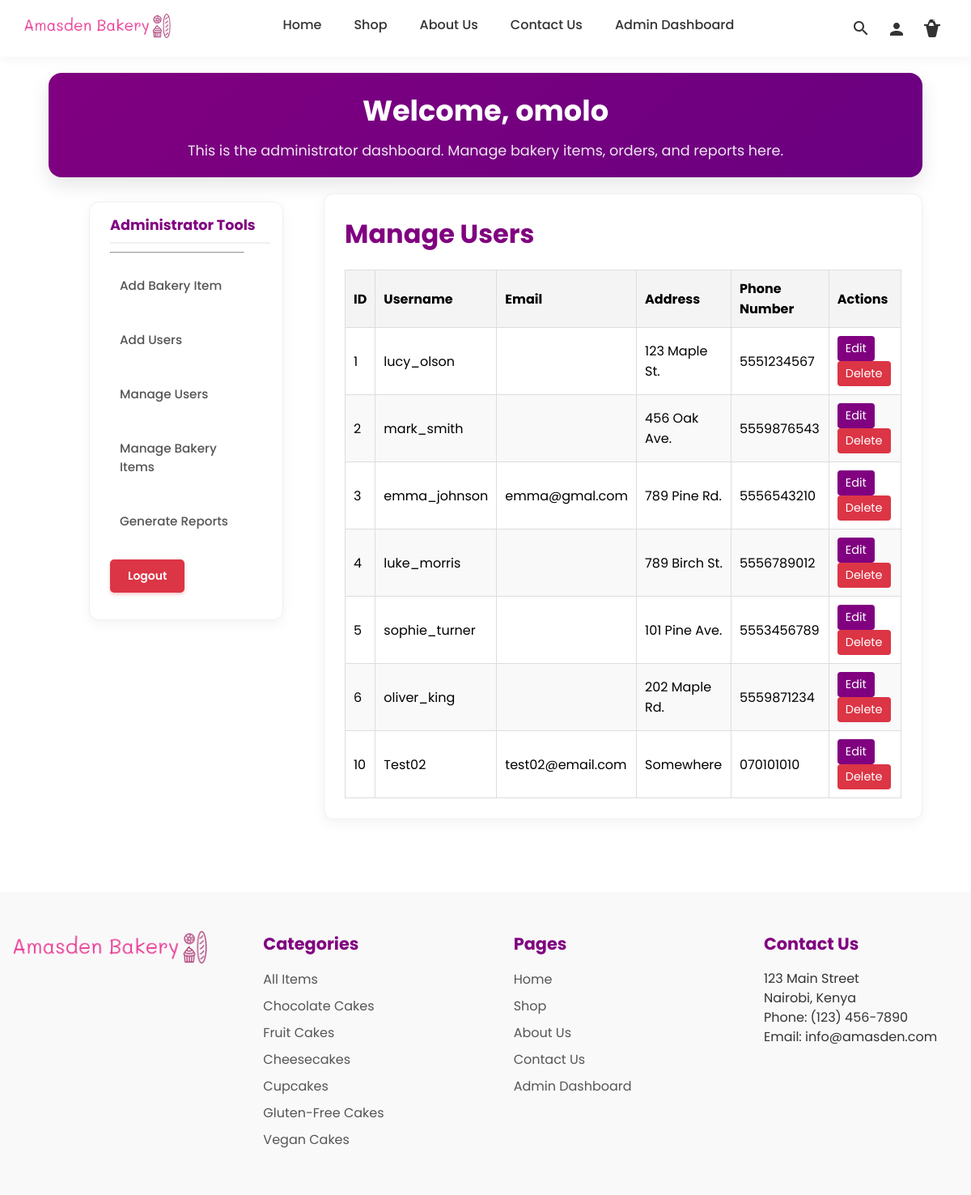
The app's page /admin_dashboard/manage-users (signed in) with its own data.
### bakery/models.py (models this page shows, shortened)
class UserProfile(models.Model):
    user = models.OneToOneField(User, on_delete=models.CASCADE)
    address = models.CharField(max_length=255)
    phone_number = models.CharField(max_length=15, blank=True, null=True)

class Category(models.Model):
    name = models.CharField(max_length=100, default='none')
    slug = models.SlugField(unique=True, blank=True)

### admin_dashboard/views.py (the view)
# urls.py: path('manage-users', views.manage_users, name='manage_users'),
@user_passes_test(admin_check)
def manage_users(request):
    users = User.objects.filter(is_staff=False)
    return render(request, 'admin_dashboard/manage_users.html', {'users': users})

### admin_dashboard/views.py (called while the page is built)
def admin_check(user):
    return user.is_superuser

### bakery/context_processors.py (called while the page is built)
def global_footer_context(request):
    footer_categories = Category.objects.all()
    category_slug = request.GET.get('category')
    return {
        'footer_categories': footer_categories,
    }

### bakery/templates/admin_dashboard/manage_users.html
{% extends 'admin_dashboard/template.html' %}
{% block dashboard_content %}
<h2>Manage Users</h2>
<table class="generic-table">
    <thead>
        <tr>
            <th>ID</th>
            <th>Username</th>
            <th>Email</th>
            <th>Address</th>
            <th>Phone Number</th>
            <th>Actions</th>
        </tr>
    </thead>
    <tbody>
        {% for user in users %}
        <tr>
            <td>{{ user.id }}</td>
            <td>{{ user.username }}</td>
            <td>{{ user.email }}</td>
            <td>{{ user.userprofile.address }}</td>
            <td>{{ user.userprofile.phone_number }}</td>
            <td>
                <a href="{% url 'admin_dashboard:edit_user' user.id %}" class="btn-edit">Edit</a>
                <a href="{% url 'admin_dashboard:delete_user' user.id %}" class="btn-delete">Delete</a>
            </td>
        </tr>
        {% empty %}
        <tr>
            <td colspan="6">No users found.</td>
        </tr>
        {% endfor %}
    </tbody>
</table>
{% endblock %}

### bakery/templates/admin_dashboard/template.html (shortened to what this page needs)
{% load static %}
{% include "bakery/header.html" %}
<div class="user_dashboard_details">
    <h1>Welcome, {{ user.username }}</h1>
    <p>This is the administrator dashboard. Manage bakery items, orders, and reports here.</p>
</div>
<div class="dashboard_div">
<aside class="user_aside">
    <nav>
        <h2>Administrator Tools</h2>
        <hr class="horizontal">
        <ul>
            <li class="nav-item"><a href="{% url 'admin_dashboard:add_bakery_item' %}" class="nav-link">Add Bakery Item</a></li>
            <li class="nav-item"><a href="{% url 'admin_dashboard:add_users' %}" class="nav-link">Add Users</a></li>
            <li class="nav-item"><a href="{% url 'admin_dashboard:manage_users' %}" class="nav-link">Manage Users</a></li>
            <li class="nav-item"><a href="{% url 'admin_dashboard:manage_bakery_items' %}" class="nav-link">Manage Bakery Items</a></li>
            <li class="nav-item"><a href="{% url 'admin_dashboard:report_dashboard' %}" class="nav-link">Generate Reports</a></li>
            <li class="nav-item">
                <form method="POST" action="{% url 'logout' %}">
                    <button type="submit" class="logout-btn">Logout</button>
                </form>
            </li>
        </ul>
    </nav>
</aside>
<div class="dashboard_section">
    {% block dashboard_content %}
    {% endblock %}
</div>
</div>
{% include "bakery/footer.html" %}

### bakery/templates/bakery/footer.html
{% load static %}
<footer>
  <div class="footer-column">
    <img src="{% static 'images/logo.png' %}" alt="Bakery Logo">
  </div>
  <div class="footer-column">
    <h3>Categories</h3>
    <ul>
      <li>
        <a href="{% url 'products' %}">All Items</a>
      </li>
      {% for category in footer_categories %}
      <li>
        <a href="?category={{ category.slug }}">{{ category.name }}</a>
      </li>
      {% endfor %}
    </ul>
  </div>
  <div class="footer-column">
    <h3>Pages</h3>
    <ul>
      <li>
        <a href="{% url 'home' %}">Home</a>
      </li>
      <li>
        <a href="{% url 'products' %}">Shop</a>
      </li>
      <li>
        <a href="{% url 'about' %}">About Us</a>
      </li>
      <li>
        <a href="{% url 'contact' %}">Contact Us</a>
      </li>
      {% if user.is_authenticated %}
            <li >
              {% if user.is_superuser %}
                <a href="{% url 'admin_dashboard:add_bakery_item' %}">Admin Dashboard</a>
              {% elif user.is_staff %}
                <a href="{% url 'staff_dashboard:manage_orders' %}">Staff Dashboard</a>
              {% else %}
                <a href="{% url 'user_dashboard:account_details' %}">Account</a>
              {% endif %}
            </li>
          {% else %}
            <li>
              <a href="{% url 'login' %}">Account</a>
            </li>
          {% endif %}
    </ul>
  </div>
  <div class="footer-column">
    <h3>Contact Us</h3>
    <p>123 Main Street<br>
    Nairobi, Kenya<br>
    Phone: (123) 456-7890<br>
    Email: info@amasden.com</p>
</footer>
  </body>
</html>

### bakery/static/css/master.css (style rules this page uses)
* { margin: 0; padding: 0; box-sizing: border-box; font-family: 'Poppins', sans-serif; font-size: 1rem; }
body { margin-top: 0; display: flex; flex-direction: column; align-items: center; justify-content: center; width: 100%; }
h1 { font-size: 2.2rem; color: purple; }
h2 { font-size: 2rem; color: purple; }
h3 { font-size: 1.3rem; color: purple; }
p { line-height: 1.5; }
.nav-link { padding: 10px; font-weight: 500; color: #333; text-decoration: none; transition: color 0.2s ease-in-out, background-color 0.2s ease-in-out; }
.nav-item { padding: 10px; }
footer { display: flex; flex-wrap: wrap; justify-content: space-between; background-color: #f9f9f9; padding: 2rem 0; font-family: Arial, sans-serif; color: #333; margin-top: 50px; z-index: 999; }
.footer-column { width: 20%; margin: 0 1rem; padding: 1rem 0; }
.footer-column h3 { margin-bottom: 1rem; }
.footer-column ul { list-style: none; padding: 0; margin: 0; }
.footer-column li { margin-bottom: 0.5rem; }
.footer-column li a { text-decoration: none; color: #555; padding: 0; transition: color 0.2s ease-in-out, background-color 0.2s ease-in-out, padding 0.2s ease-in-out; }
footer img { max-width: 100%; height: auto; }
.btn-edit { display: inline-block; background-color: purple; color: white; padding: 5px 10px; border-radius: 4px; text-decoration: none; font-size: 0.9rem; margin-right: 5px; transition: background-color 0.2s; }
.logout-btn { background-color: #dc3545 !important; color: white !important; border: 2px solid #dc3545 !important; padding: 8px 20px; border-radius: 5px; cursor: pointer; font-weight: 600; font-size: 14px; transition: all 0.3s ease; box-shadow: 0 2px 4px rgba(220, 53, 69, 0.3); display: inline-block; text-decoration: none; }
.btn-delete { display: inline-block; background-color: #dc3545; color: white; padding: 5px 10px; border-radius: 4px; text-decoration: none; font-size: 0.9rem; transition: background-color 0.2s; }

### bakery/static/css/user_dashboard.css (style rules this page uses)
.user_aside ul li { list-style: none; text-decoration: none; }
.user_aside ul li a { text-decoration: none; }
.user_aside { align-self: flex-start; margin: 10px 10px 10px 50px; flex-shrink: 0; }
.user_aside h2 { margin-left: 10px; }
.user_aside button { border: none; background-color: #fff; margin: 0; cursor: pointer; }
.horizontal { height: 1px; width: 80%; margin: 10px; background-color: darkgray; }
.dashboard_section { border-left: 1px solid darkgray; padding-left: 30px; margin-left: 20px; }
.dashboard_div { display: flex; flex-direction: row; width: 100%; margin-top: 10px; }
.user_dashboard_details { background-color: seashell; width: 100%; padding: 20px; }

### bakery/static/css/admin_dashboard.css (style rules this page uses)
.user_dashboard_details { margin-top: 90px; background: linear-gradient(135deg, purple, #6a0080); color: white; padding: 20px; border-radius: 16px; box-shadow: 0 10px 25px rgba(0, 0, 0, 0.1); text-align: center; margin-bottom: 20px; width: 90%; max-width: 1200px; margin-left: auto; margin-right: auto; }
.user_dashboard_details h1 { color: white; margin-bottom: 10px; font-size: 2.2rem; font-weight: 700; }
.user_dashboard_details p { color: rgba(255, 255, 255, 0.9); font-size: 1.1rem; }
.dashboard_div { display: flex; width: 90%; max-width: 1200px; margin: 0 auto 40px; gap: 20px; }
.user_aside { flex: 0 0 240px; background: white; padding: 15px; border-radius: 12px; box-shadow: 0 5px 15px rgba(0, 0, 0, 0.05); height: fit-content; border: 1px solid #f0f0f0; }
.user_aside h2 { font-size: 1.1rem; margin-bottom: 10px; color: purple; border-bottom: 2px solid #f0f0f0; padding-bottom: 8px; }
.user_aside ul { list-style: none; }
.user_aside li { margin-bottom: 8px; }
.user_aside .nav-link { display: block; padding: 8px 12px; color: #555; text-decoration: none; border-radius: 8px; transition: all 0.2s; font-weight: 500; background: none; border: none; width: 100%; text-align: left; cursor: pointer; font-size: 0.95rem; }
.dashboard_section { flex: 1; background: white; padding: 25px; border-radius: 12px; box-shadow: 0 5px 15px rgba(0, 0, 0, 0.05); border: 1px solid #f0f0f0; }

### bakery/static/css/generic.css (style rules this page uses)
.generic-table { width: 100%; border-collapse: collapse; margin-top: 20px; border: 1px solid #ddd; }
.generic-table th, .generic-table td { border: 1px solid #ddd; padding: 10px; text-align: left; }
.generic-table th { background-color: #f4f4f4; font-weight: bold; }
.generic-table tr:nth-child(even) { background-color: #f9f9f9; }

### records on screen
Category: name "Chocolate Cakes"
Category: name "Fruit Cakes"
Category: name "Cheesecakes"
Category: name "Cupcakes"
Category: name "Gluten-Free Cakes"
Category: name "Vegan Cakes"

### other values on screen
{{ user.username }} "omolo"
{{ user.id }} "1"
{{ user.username }} "lucy_olson"
{{ user.userprofile.address }} "123 Maple St."
{{ user.userprofile.phone_number }} "5551234567"
{{ user.id }} "2"
{{ user.username }} "mark_smith"
{{ user.userprofile.address }} "456 Oak Ave."
{{ user.userprofile.phone_number }} "5559876543"
{{ user.id }} "3"
{{ user.username }} "emma_johnson"
{{ user.email }} "emma@gmal.com"
{{ user.userprofile.address }} "789 Pine Rd."
{{ user.userprofile.phone_number }} "5556543210"
{{ user.id }} "4"
